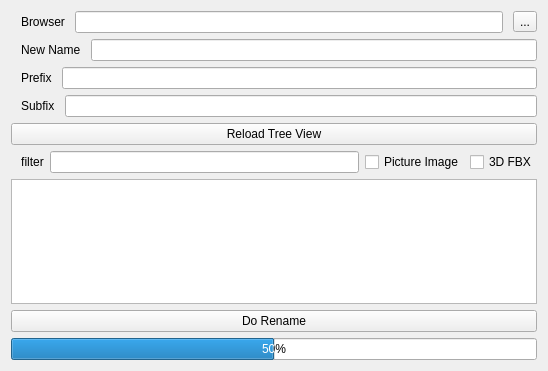
<?xml version="1.0" encoding="UTF-8"?>
<ui version="4.0">
 <class>leeRenameTool</class>
 <widget class="QWidget" name="leeRenameTool">
  <property name="geometry">
   <rect>
    <x>0</x>
    <y>0</y>
    <width>548</width>
    <height>371</height>
   </rect>
  </property>
  <property name="windowTitle">
   <string>leeRenameTool</string>
  </property>
  <property name="windowIcon">
   <iconset>
    <normaloff>../../../Downloads/avatar.jpg</normaloff>../../../Downloads/avatar.jpg</iconset>
  </property>
  <layout class="QGridLayout" name="gridLayout">
   <item row="0" column="0">
    <layout class="QVBoxLayout" name="verticalLayout">
     <item>
      <layout class="QHBoxLayout" name="BrowserLayout" stretch="0,0,0">
       <property name="spacing">
        <number>10</number>
       </property>
       <property name="leftMargin">
        <number>10</number>
       </property>
       <item>
        <widget class="QLabel" name="browserLabel">
         <property name="text">
          <string>Browser</string>
         </property>
        </widget>
       </item>
       <item>
        <widget class="QLineEdit" name="browserEdit">
         <property name="enabled">
          <bool>true</bool>
         </property>
        </widget>
       </item>
       <item>
        <widget class="QToolButton" name="browserButton">
         <property name="text">
          <string>...</string>
         </property>
        </widget>
       </item>
      </layout>
     </item>
     <item>
      <layout class="QHBoxLayout" name="NewNameLayout" stretch="0,0">
       <property name="spacing">
        <number>10</number>
       </property>
       <property name="leftMargin">
        <number>10</number>
       </property>
       <item>
        <widget class="QLabel" name="NewnameLabel">
         <property name="text">
          <string>New Name</string>
         </property>
        </widget>
       </item>
       <item>
        <widget class="QLineEdit" name="NewnameEdit"/>
       </item>
      </layout>
     </item>
     <item>
      <layout class="QHBoxLayout" name="prefixLayout" stretch="0,0">
       <property name="spacing">
        <number>10</number>
       </property>
       <property name="leftMargin">
        <number>10</number>
       </property>
       <item>
        <widget class="QLabel" name="prefixLabel">
         <property name="text">
          <string>Prefix</string>
         </property>
        </widget>
       </item>
       <item>
        <widget class="QLineEdit" name="prefixEdit"/>
       </item>
      </layout>
     </item>
     <item>
      <layout class="QHBoxLayout" name="SuffixLayout" stretch="0,0">
       <property name="spacing">
        <number>10</number>
       </property>
       <property name="leftMargin">
        <number>10</number>
       </property>
       <item>
        <widget class="QLabel" name="SuffixLabel">
         <property name="text">
          <string>Subfix</string>
         </property>
        </widget>
       </item>
       <item>
        <widget class="QLineEdit" name="SuffixEdit"/>
       </item>
      </layout>
     </item>
     <item>
      <widget class="QPushButton" name="ReloadTree">
       <property name="text">
        <string>Reload Tree View</string>
       </property>
      </widget>
     </item>
     <item>
      <layout class="QHBoxLayout" name="FilterLayout">
       <property name="leftMargin">
        <number>10</number>
       </property>
       <item>
        <widget class="QLabel" name="FilterLabel">
         <property name="text">
          <string>filter</string>
         </property>
         <property name="alignment">
          <set>Qt::AlignCenter</set>
         </property>
        </widget>
       </item>
       <item>
        <widget class="QLineEdit" name="FilterEdit"/>
       </item>
       <item>
        <widget class="QCheckBox" name="FilterImage">
         <property name="text">
          <string>Picture Image</string>
         </property>
         <property name="autoRepeatInterval">
          <number>102</number>
         </property>
        </widget>
       </item>
       <item>
        <widget class="QCheckBox" name="FilterFBX">
         <property name="text">
          <string>3D FBX</string>
         </property>
        </widget>
       </item>
      </layout>
     </item>
     <item>
      <widget class="QTreeView" name="treeView">
       <property name="acceptDrops">
        <bool>true</bool>
       </property>
       <attribute name="headerDefaultSectionSize">
        <number>99</number>
       </attribute>
      </widget>
     </item>
    </layout>
   </item>
   <item row="2" column="0">
    <widget class="QProgressBar" name="progressBar">
     <property name="value">
      <number>50</number>
     </property>
    </widget>
   </item>
   <item row="1" column="0">
    <widget class="QPushButton" name="DoRename">
     <property name="text">
      <string>Do Rename</string>
     </property>
    </widget>
   </item>
  </layout>
 </widget>
 <resources/>
 <connections/>
</ui>
